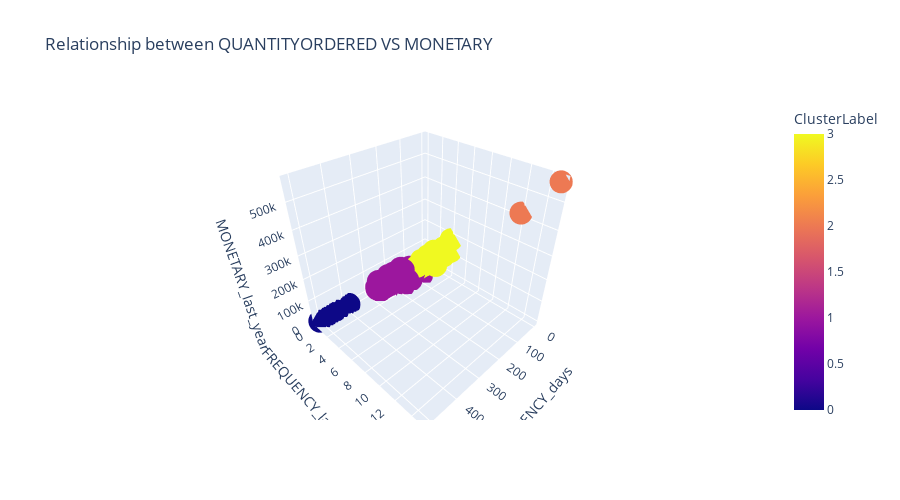

The code cell stored with this chart in its notebook:
### Code cell
fig = px.scatter_3d(
    data_frame=customer_df,
    x= "RECENCY_days",
    y = "FREQUENCY_last_year",
    z= "MONETARY_last_year",
    title = "Relationship between QUANTITYORDERED VS MONETARY",
    color = "ClusterLabel",
    height=500
)
fig.show()

### Figure 1 — Plotly figure (JSON) as saved in the notebook; plotly's stock layout.template omitted (floating-point values rounded to 4 significant figures)
{"data": [{"hovertemplate": "RECENCY_days=%{x}<br>FREQUENCY_last_year=%{y}<br>MONETARY_last_year=%{z}<br>ClusterLabel=%{marker.color}<extra></extra>", "legendgroup": "", "marker": {"color": [1, 1, 1, 3, 1, 3, 1, 1, 1, 1, 1, 1, 1, 1, 1, 0, 0, 1, 1, 1, 1, 0, 1, 3, 1, 1, 0, 3, 3, 0, 0, 1, 1, 2, 3, 3, 1, 3, 3, 1, 1, 1, 3, 1, 3, 1, 3, 1, 1, 0, 1, 1, 3, 1, 1, 2, 1, 1, 1, 1, 1, 1, 0, 1, 3, 3, 3, 1, 1, 1, 3, 0, 3, 0, 1, 3, 1, 1, 0, 1, 3, 3, 3, 1, 3, 1, 3, 1, 1, 1, 0, 1], "coloraxis": "coloraxis", "symbol": "circle"}, "mode": "markers", "name": "", "scene": "scene", "showlegend": false, "type": "scatter3d", "x": [195, 64, 264, 83, 187, 22, 183, 118, 232, 54, 179, 207, 258, 207, 112, 438, 388, 221, 229, 191, 257, 460, 131, 97, 211, 196, 465, 46, 1, 400, 495, 90, 188, 0, 89, 26, 178, 25, 38, 221, 270, 237, 21, 192, 0, 197, 75, 145, 230, 508, 209, 82, 47, 228, 144, 2, 194, 195, 181, 283, 208, 263, 413, 120, 1, 30, 62, 200, 284, 141, 14, 455, 89, 476, 183, 2, 179, 145, 392, 146, 58, 39, 39, 227, 111, 139, 53, 274, 207, 193, 488, 211], "y": [2, 1, 2, 2, 2, 2, 2, 1, 1, 1, 2, 2, 1, 1, 1, 0, 0, 1, 1, 1, 1, 0, 2, 2, 1, 1, 0, 3, 4, 0, 0, 2, 1, 15, 2, 2, 1, 3, 3, 1, 1, 1, 2, 2, 4, 2, 2, 2, 2, 0, 1, 1, 2, 1, 1, 12, 1, 1, 2, 1, 1, 2, 0, 1, 2, 2, 3, 1, 1, 2, 3, 0, 2, 0, 2, 3, 1, 1, 0, 2, 1, 3, 4, 1, 2, 1, 2, 1, 1, 3, 0, 1], "z": [106800.0, 15140.0, 94120.0, 65010.0, 7620.0, 26710.0, 91222, 21730.0, 59070.0, 14070.0, 19200.0, 60420.0, 34990.0, 9215.0, 3987.0, 0, 0, 36580.0, 27450.0, 27730.0, 18970.0, 0, 46590.0, 54200.0, 34550.0, 15930.0, 0, 54840.0, 122100.0, 0, 0, 7303.0, 30180.0, 567300.0, 87060.0, 75780.0, 29340.0, 83210.0, 91280.0, 60270.0, 16360.0, 3221.0, 97930.0, 58990.0, 180100.0, 92930.0, 52950.0, 22450.0, 103100.0, 0, 31450.0, 8775.0, 41100.0, 46870.0, 11020.0, 420800.0, 30350.0, 49000.0, 64960.0, 34150.0, 55570.0, 57200.0, 0, 49060.0, 56170.0, 58260.0, 100900.0, 41700.0, 43330.0, 30090.0, 111200.0, 0, 85550.0, 0, 48900.0, 123200.0, 13740.0, 51370.0, 0, 16450.0, 46519, 111500.0, 120600.0, 68940.0, 69170.0, 44270.0, 91210.0, 67280.0, 56370.0, 66010.0, 0, 51330.0]}], "layout": {"coloraxis": {"colorbar": {"title": {"text": "ClusterLabel"}}, "colorscale": [[0, "#0d0887"], [0.1111, "#46039f"], [0.2222, "#7201a8"], [0.3333, "#9c179e"], [0.4444, "#bd3786"], [0.5556, "#d8576b"], [0.6667, "#ed7953"], [0.7778, "#fb9f3a"], [0.8889, "#fdca26"], [1, "#f0f921"]]}, "height": 500, "legend": {"tracegroupgap": 0}, "scene": {"domain": {"x": [0, 1], "y": [0, 1]}, "xaxis": {"title": {"text": "RECENCY_days"}}, "yaxis": {"title": {"text": "FREQUENCY_last_year"}}, "zaxis": {"title": {"text": "MONETARY_last_year"}}}, "title": {"text": "Relationship between QUANTITYORDERED VS MONETARY"}}}
